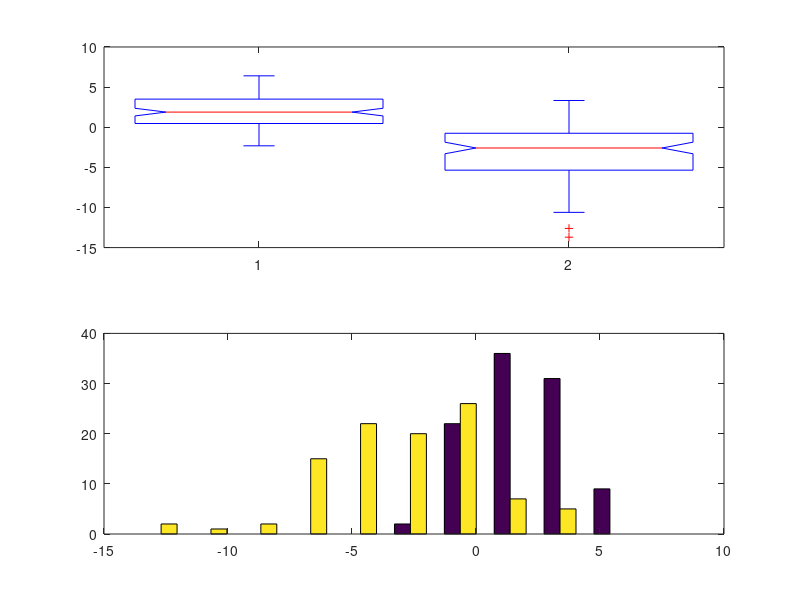

This chart was generated by the following MATLAB code:
% ćwiczenie sprawdzające umiejętność korzystania z funkcji rysujących

% dane
x1 = 2*(randn(100,1)+1);
x2 = 3*(randn(100,1)-1);
z  = [x1 x2];

% boxplot 
subplot(211)
boxplot(z,1)

% histogram
subplot(212)
hist(z)